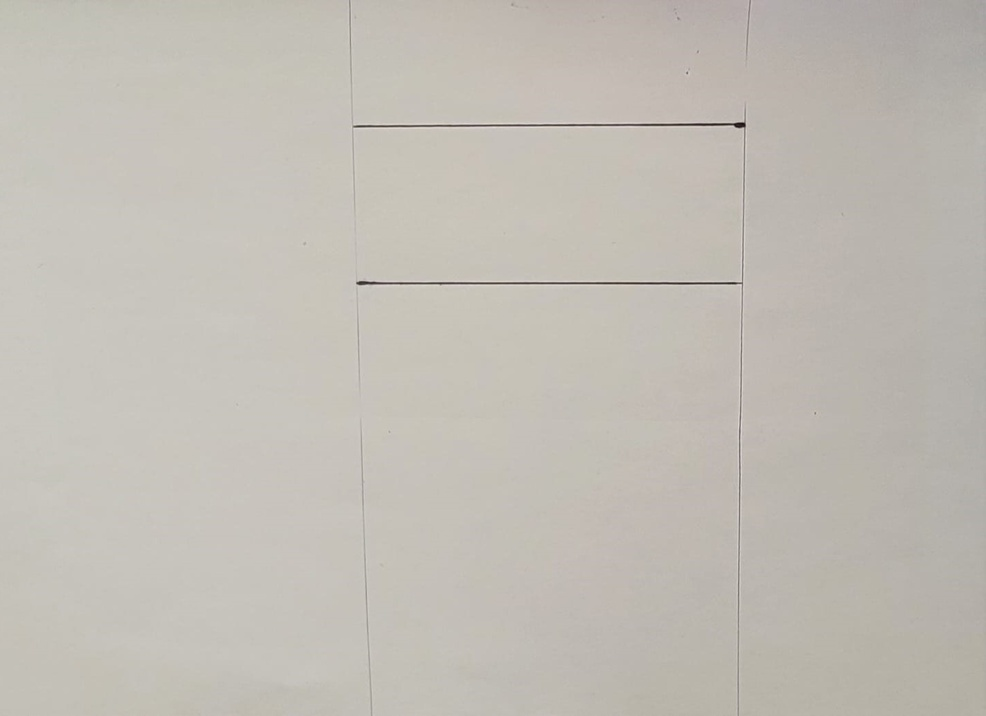
#> input picture Computer_Vision/Test_Inputs/Trial_Image_1.jpg, 986 x 716 px, shrunk from 1436 x 1042 before the run, found by its file name
$ python edge_detection_3.py   (older library calls are emulated)
#> lines starting #> are read from the running program, lines starting #| are printed output that depends on the picture; after the words box and inside, x2 and y2 are one past the last pixel; in counts of white or black regions, pixels touching at a corner belong together
import cv2
import numpy as np
import matplotlib.pyplot as plt

# Load the images
image1 = cv2.imread('Trial_Image_1.jpg', cv2.IMREAD_GRAYSCALE)
#> image1: shape (716, 986); min 21, max 223, mean 189.1
image2 = cv2.imread('Trial_Image_2.jpg', cv2.IMREAD_GRAYSCALE)
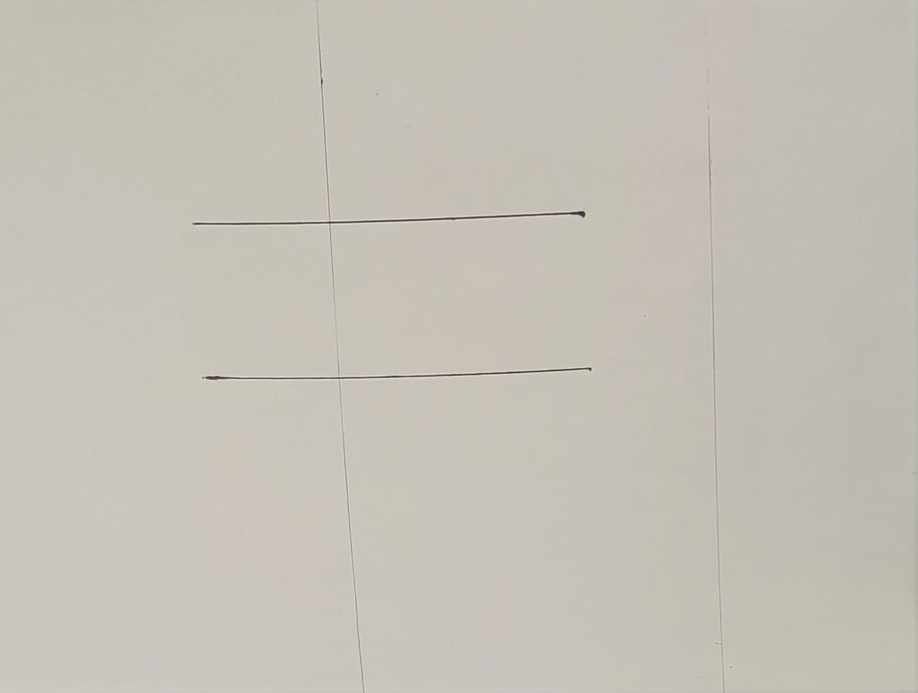
#> input picture Computer_Vision/Test_Inputs/Trial_Image_2.jpg, 918 x 693 px, shrunk from 1337 x 1009 before the run, found by its file name
#> image2: shape (693, 918); min 42, max 229, mean 193

# Apply Gaussian blur to reduce noise
blurred1 = cv2.GaussianBlur(image1, (5, 5), 0)
blurred2 = cv2.GaussianBlur(image2, (5, 5), 0)

# Apply Canny edge detection
edges1 = cv2.Canny(blurred1, 50, 150)
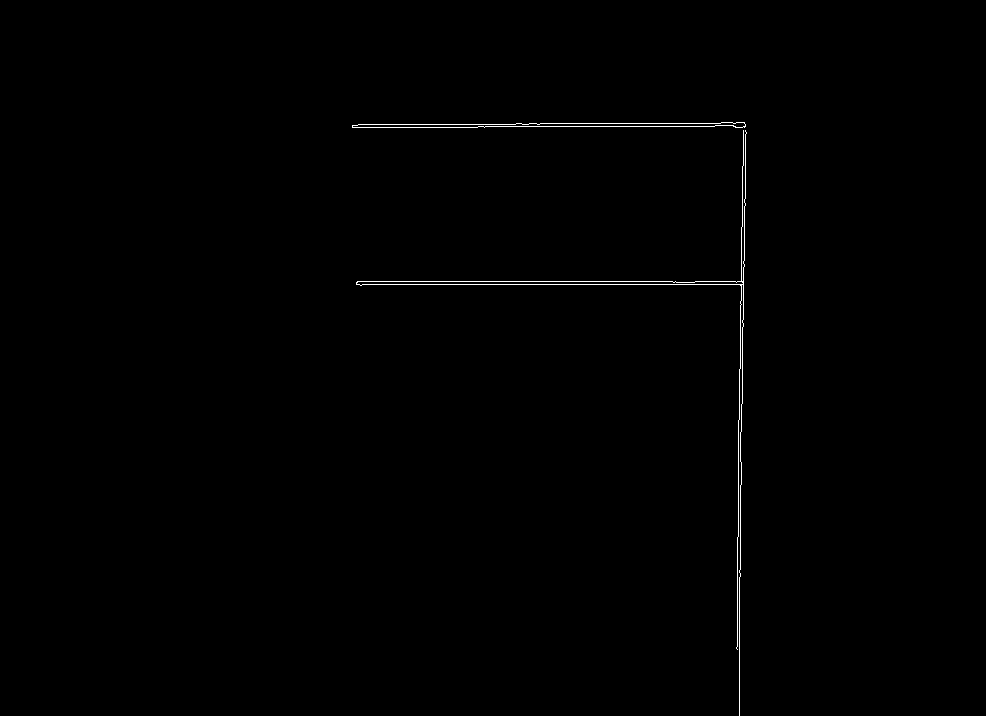
#> edges1: shape (716, 986); 0.38% white in thin lines or dots, all inside (x1, y1, x2, y2) = (352, 122, 747, 716)
edges2 = cv2.Canny(blurred2, 50, 150)
#> edges2: shape (693, 918); 0.31% white in thin lines or dots, all inside (x1, y1, x2, y2) = (192, 35, 592, 380)

# Perform small morphological closing operation to join fragmented edges
kernel = np.ones((3, 3), np.uint8)  # Small kernel to join fragments
closing1 = cv2.morphologyEx(edges1, cv2.MORPH_CLOSE, kernel)
#> closing1: shape (716, 986); 0.69% white; 1 white region, box (x1, y1, x2, y2) and area: (352, 122, 747, 716) 4864
closing2 = cv2.morphologyEx(edges2, cv2.MORPH_CLOSE, kernel)
#> closing2: shape (693, 918); 0.56% white; 2 white regions, box (x1, y1, x2, y2) and area: (192, 35, 586, 226) 2129, (201, 367, 592, 380) 1419

# Compute gradient magnitude and angle
sobel_x1 = cv2.Sobel(closing1, cv2.CV_64F, 1, 0, ksize=3)
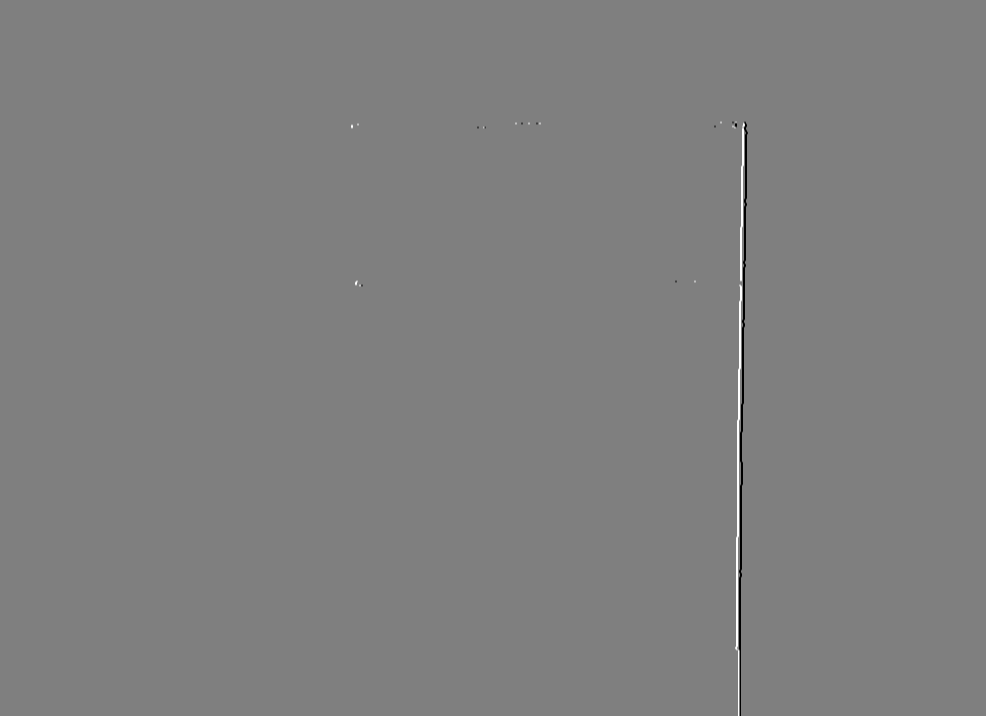
#> sobel_x1: shape (716, 986) float64; min -1020, max 1020, mean 0; drawn with min black and max white
sobel_y1 = cv2.Sobel(closing1, cv2.CV_64F, 0, 1, ksize=3)
gradient_magnitude1 = cv2.magnitude(sobel_x1, sobel_y1)
gradient_angle1 = cv2.phase(sobel_x1, sobel_y1, angleInDegrees=True)

sobel_x2 = cv2.Sobel(closing2, cv2.CV_64F, 1, 0, ksize=3)
sobel_y2 = cv2.Sobel(closing2, cv2.CV_64F, 0, 1, ksize=3)
gradient_magnitude2 = cv2.magnitude(sobel_x2, sobel_y2)
gradient_angle2 = cv2.phase(sobel_x2, sobel_y2, angleInDegrees=True)

# Filter the edges to retain only horizontal lines (angle close to 0 or 180 degrees)
# We will use stricter thresholds (within 10 degrees of horizontal) to eliminate vertical lines
horizontal_mask1 = np.logical_or(
    (gradient_angle1 >= 170) & (gradient_angle1 <= 180),
    (gradient_angle1 >= 0) & (gradient_angle1 <= 10)
)
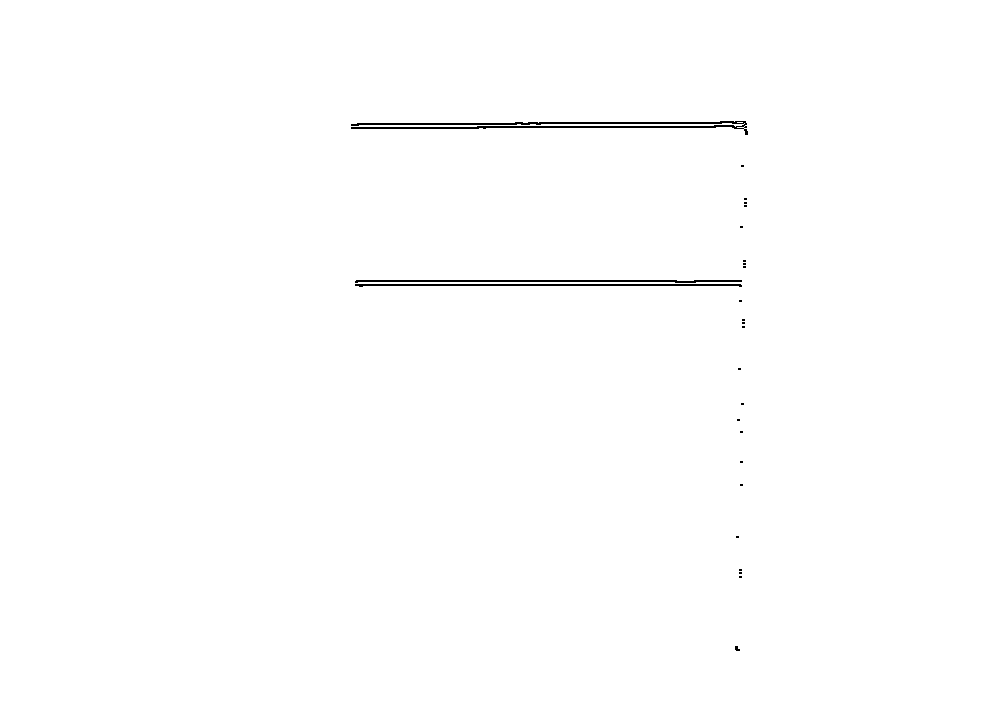
#> horizontal_mask1: shape (716, 986) bool; 99.5% white; black in thin lines or dots, all inside (x1, y1, x2, y2) = (351, 121, 748, 651)
horizontal_mask2 = np.logical_or(
    (gradient_angle2 >= 170) & (gradient_angle2 <= 180),
    (gradient_angle2 >= 0) & (gradient_angle2 <= 10)
)
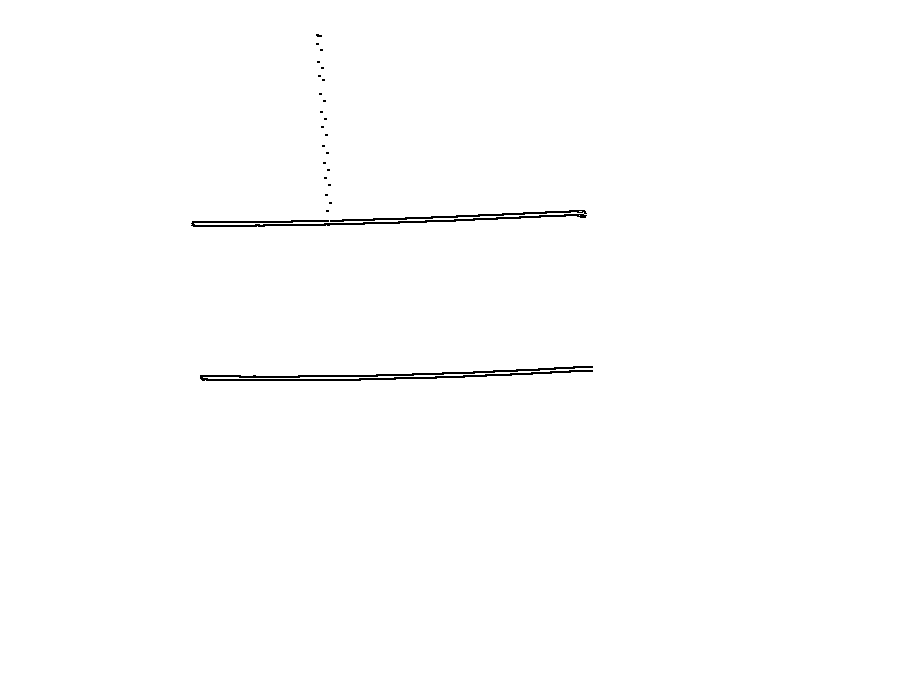
#> horizontal_mask2: shape (693, 918) bool; 99.5% white; black in thin lines or dots, all inside (x1, y1, x2, y2) = (191, 34, 593, 381)

# Apply the mask to the gradient magnitude to keep only the horizontal edges
horizontal_edges1 = np.zeros_like(closing1)
horizontal_edges2 = np.zeros_like(closing2)
horizontal_edges1[horizontal_mask1] = closing1[horizontal_mask1]
#> horizontal_edges1: shape (716, 986); 0.45% white; 5 white regions (2 under 20 px), largest, box (x1, y1, x2, y2) and area: (356, 125, 746, 649) 2439, (352, 123, 736, 127) 698, (739, 651, 740, 716) 65
horizontal_edges2[horizontal_mask2] = closing2[horizontal_mask2]
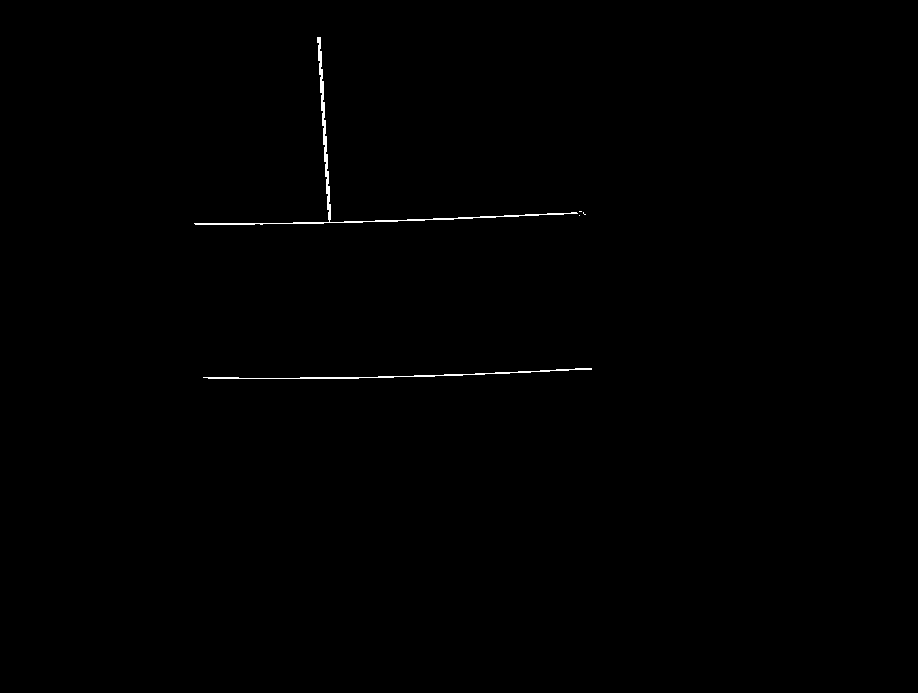
#> horizontal_edges2: shape (693, 918); 0.29% white in thin lines or dots, all inside (x1, y1, x2, y2) = (194, 37, 592, 379)

# Show the results
plt.subplot(2, 2, 1)
plt.imshow(edges1, cmap='gray')
plt.title('Canny Edges Image 1')

plt.subplot(2, 2, 2)
plt.imshow(closing1, cmap='gray')
plt.title('Post-Processed Edges Image 1')

plt.subplot(2, 2, 3)
plt.imshow(edges2, cmap='gray')
plt.title('Canny Edges Image 2')

plt.subplot(2, 2, 4)
plt.imshow(closing2, cmap='gray')
plt.title('Post-Processed Edges Image 2')

plt.show()

# Optionally, save the result
cv2.imwrite('output_image1.png', horizontal_edges1)
cv2.imwrite('output_image2.png', horizontal_edges2)
